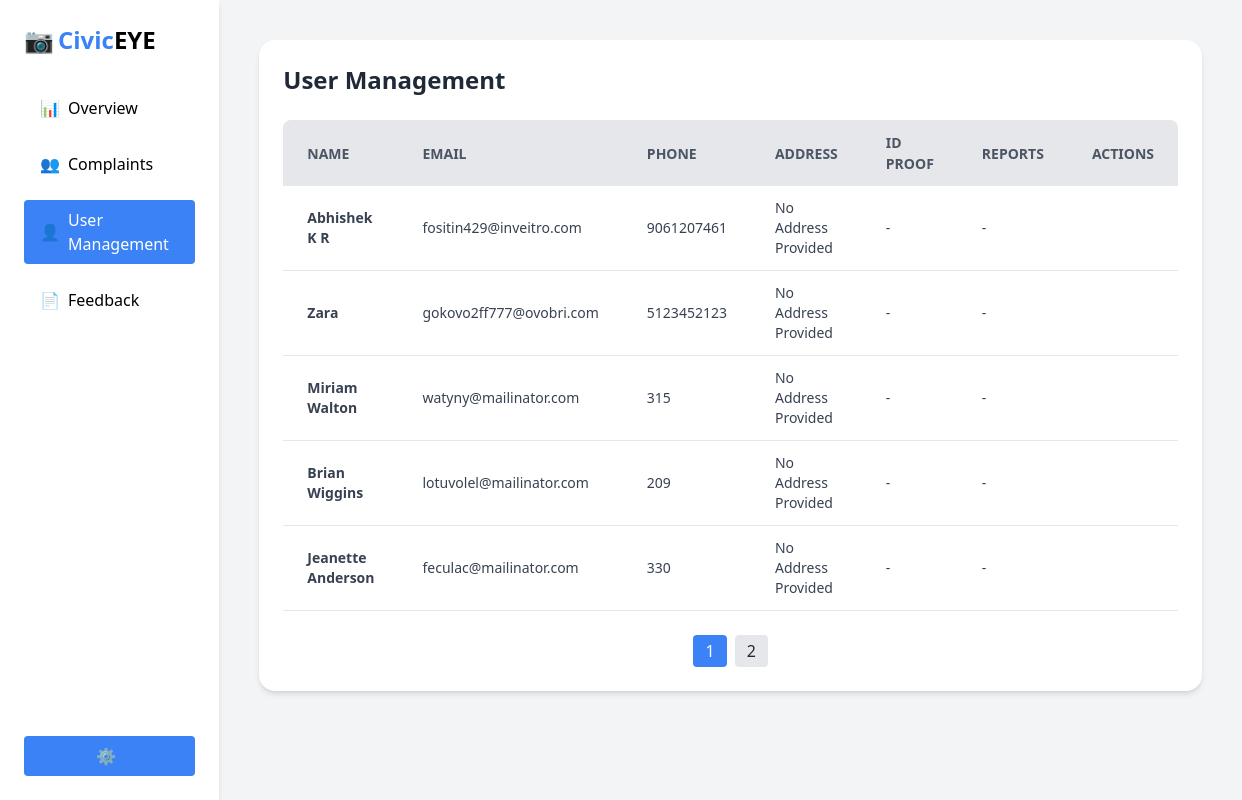
The app's page /user_manage/ with its own data.
### VCRA/models.py (models this page shows, shortened)
class UserRegistration(models.Model):
    user = models.OneToOneField(User, on_delete=models.CASCADE, related_name='registration', null=True, blank=True)  # Allows null for existing rows
    full_name = models.CharField(max_length=255)
    mobile_number = models.CharField(max_length=15)
    date_of_birth = models.DateField()
    email = models.EmailField(unique=True)
    password = models.CharField(max_length=255)
    state = models.CharField(max_length=100, default='Unknown')
    address = models.TextField(default='No Address Provided')
    id_proof_type = models.CharField(max_length=50, default='N/A')
    id_proof_number = models.CharField(max_length=50, default='Not Provided')
    created_at = models.DateTimeField(default=timezone.now)

### VCRA/views.py (the view)
# urls.py: path('user_manage/', views.user_manage, name='user_manage'),
def user_manage(request):
    users = UserRegistration.objects.all()
    return render(request, 'user_manage.html', {'users': users})

### VCRA/templates/user_manage.html (shortened to what this page needs)
<!DOCTYPE html>
<html lang="en">
  <head>
    <script src="https://cdn.tailwindcss.com"></script>
  </head>
  <body class="bg-gray-100 font-sans">
    <div class="flex h-screen">
      <aside class="w-64 bg-white shadow-md p-6 flex flex-col">
        <div class="flex items-center space-x-1 mb-8">
          <span class="text-2xl">📷</span>
          <h1 class="text-2xl font-bold text-blue-500">Civic<span class="text-black">EYE</span></h1>
        </div>
        <nav class="space-y-4">
          <a href="{% url 'adminover' %}" class="text-black px-4 py-2 rounded flex items-center space-x-2 font-medium">
            <span>📊</span><span>Overview</span>
          </a>
          <a href="{% url 'admin_comp' %}" class="flex items-center space-x-2 px-4 py-2 text-black font-medium">
            <span>👥</span><span>Complaints</span>
          </a>
          <a href="{% url 'user_manage' %}" class="bg-blue-500 text-white px-4 py-2 rounded flex items-center space-x-2 font-medium">
            <span>👤</span><span>User Management</span>
          </a>
          <a href="{% url 'feedback' %}" class="flex items-center space-x-2 px-4 py-2 text-black font-medium">
            <span>📄</span><span>Feedback</span>
          </a>
        </nav>
        <div class="mt-auto">
          <a href="{% url 'admin_profile' %}"
       class="bg-blue-500 text-white flex items-center justify-center space-x-2 py-2 rounded font-semibold hover:bg-blue-600 transition">
      <span>⚙️</span>
      </a>
        </div>
      </aside>
      <main class="flex-1 p-10">
        <div class="bg-white p-6 rounded-2xl shadow-md">
          <h2 class="text-2xl font-bold mb-6 text-gray-800">User Management</h2>
          <div class="overflow-x-auto rounded-lg">
            <table class="min-w-full bg-white">
              <thead>
                <tr class="bg-gray-200 text-gray-600 uppercase text-sm leading-normal">
                  <th class="py-3 px-6 text-left">Name</th>
                  <th class="py-3 px-6 text-left">Email</th>
                  <th class="py-3 px-6 text-left">Phone</th>
                  <th class="py-3 px-6 text-left">Address</th>
                  <th class="py-3 px-6 text-left">ID Proof</th>
                  <th class="py-3 px-6 text-left">Reports</th>
                  <th class="py-3 px-6 text-left">Actions</th>
                </tr>
              </thead>
              <tbody id="userTableBody" class="text-gray-700 text-sm font-light">
                {% for user in users %}
                <tr class="border-b border-gray-200 hover:bg-gray-100">
                  <td class="py-3 px-6 text-left font-bold">{{ user.full_name }}</td>
                  <td class="py-3 px-6 text-left">{{ user.email }}</td>
                  <td class="py-3 px-6 text-left">{{ user.mobile_number }}</td>
                  <td class="py-3 px-6 text-left">{{ user.address }}</td>
                  <td class="py-3 px-6 text-left">
                    {% if user.id_proof %}
                    <a href="{{ user.id_proof.url }}" class="text-blue-500 hover:underline" target="_blank">View</a>
                    {% else %} - {% endif %}
                  </td>
                  <td class="py-3 px-6 text-left">
                    {% if user.report %}
                    <a href="{{ user.report.url }}" class="text-blue-500 hover:underline" target="_blank">View</a>
                    {% else %} - {% endif %}
                  </td>
                </tr>
                {% empty %}
                <tr>
                  <td colspan="7" class="text-center py-4 text-gray-500">No users found.</td>
                </tr>
                {% endfor %}
              </tbody>
            </table>
            <div id="pagination-buttons" class="mt-6 flex justify-center gap-2"></div>
          </div>
        </div>
      </main>
    </div>
  </body>
</html>

### records on screen
UserRegistration: full_name "Abhishek K R", email "fositin429@inveitro.com", mobile_number "9061207461", address "No Address Provided"
UserRegistration: full_name "Zara", email "gokovo2ff777@ovobri.com", mobile_number "5123452123", address "No Address Provided"
UserRegistration: full_name "Miriam Walton", email "watyny@mailinator.com", mobile_number "315", address "No Address Provided"
UserRegistration: full_name "Brian Wiggins", email "lotuvolel@mailinator.com", mobile_number "209", address "No Address Provided"
UserRegistration: full_name "Jeanette Anderson", email "feculac@mailinator.com", mobile_number "330", address "No Address Provided"
